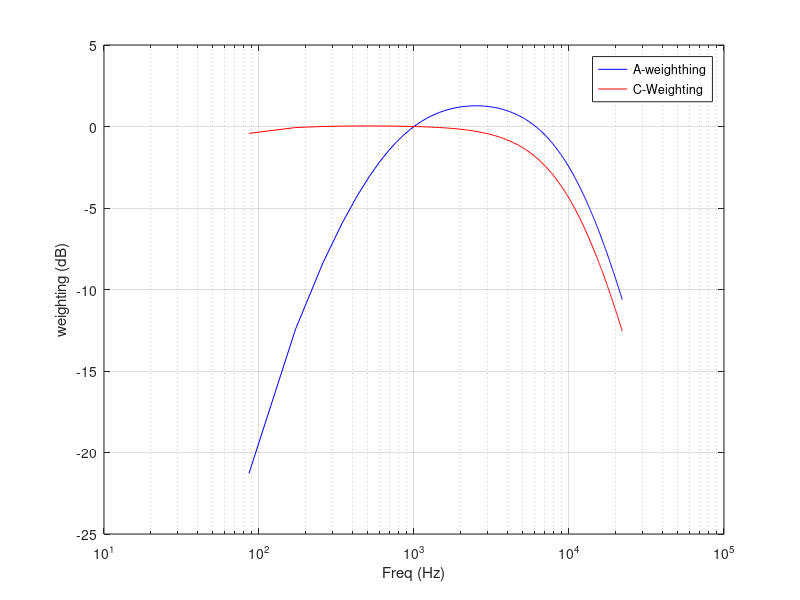

Reproduce this figure in MATLAB.
clcclear allclose allfs = 44100;fftSize = 512;freq=[0:fs/(fftSize):fs/2];fA = 10^(2.45);fL = 10^1.5;fH = 10^3.9;fr = 1000;D = abs(sqrt(0.5));b = (1/(1-D))*(fr^2+fL^2*fH^2/fr^2-D*(fL^2+fH^2));c = fL^2*fH^2f1 = ((-b-sqrt(b^2-4*c))/2)^0.5;f4 = ((-b+sqrt(b^2-4*c))/2)^0.5;f2 = (3-sqrt(5))/2*fA;f3 = (3+sqrt(5))/2*fA;A1000 = -2;A1000 = -2;C1000 = -0.062;Atable = 20*log10((f4^2.*freq.^4)./(((freq.^2+f1^2).*(freq.^2+f2^2).^0.5).*((freq.^2+f3^2).^0.5).*(freq.^2+f4^2)))-A1000;Atable_24bit = 10.^(Atable/20);Ctable = 20*log10((f4^2.*freq.^2)./((freq.^2+f1^2).*(freq.^2+f4^2)))-C1000;Ctable_24bit = 10.^(Ctable/20);semilogx(freq,Atable,'b',freq,Ctable,'r');gridxlabel('Freq (Hz)')ylabel('weighting (dB)');legend ('A-weighthing','C-Weighting');table = zeros(fftSize/2+1,3);table(:,1) = freq(:);table(:,2) = Atable(:);table(:,3) = Atable_24bit(:);csvwrite('aweightingtableNORM.csv', table);table = zeros(fftSize/2+1,3);table(:,1) = freq(:);table(:,2) = Ctable(:);table(:,3) = Ctable_24bit(:);csvwrite('cweightingtableNORM.csv', table);